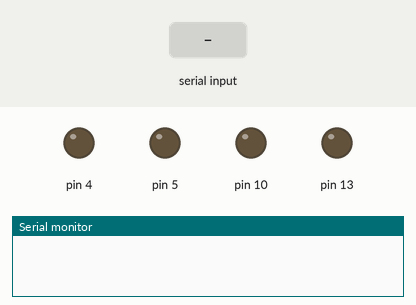
Simulated run of this sketch. Board: Arduino Uno, built with avr-gcc and run on an emulated ATmega328P. Parts: output pins drawn as LEDs (lit = HIGH), the last lines printed to the serial monitor. The inputs (shaded band) are chosen by the test bench.

Above: at 1.2 s.
1.3 s: "r" received over the second serial link
At 2.5 s:
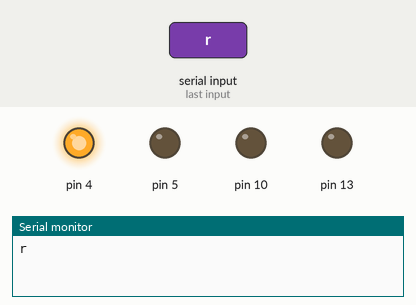
2.8 s: "b" received over the second serial link
At 3.7 s:
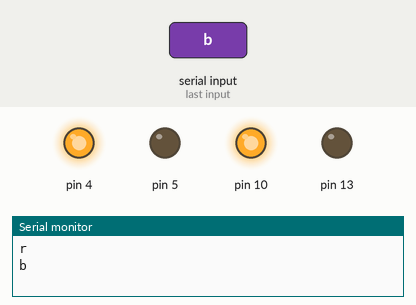
4.3 s: "g" received over the second serial link
At 4.9 s:
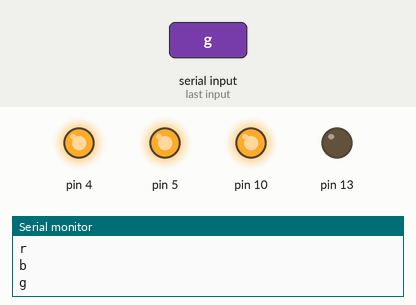
5.8 s: "y" received over the second serial link
At 7.0 s:
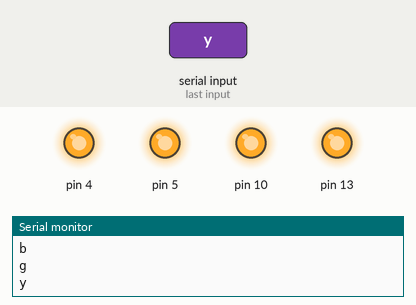
7.3 s: "r" received over the second serial link
At 8.3 s:
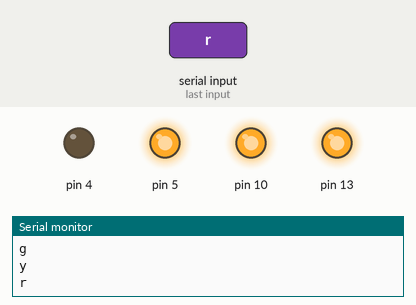
8.8 s: "b" received over the second serial link
At 9.5 s:
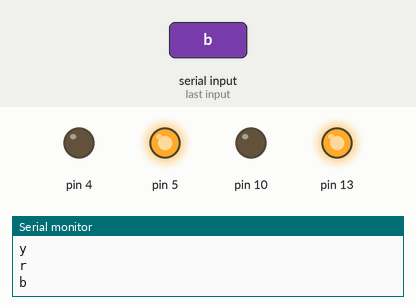
Timing chart, 0 to 11.3 s (numbered marks = the images above; inputs shaded):
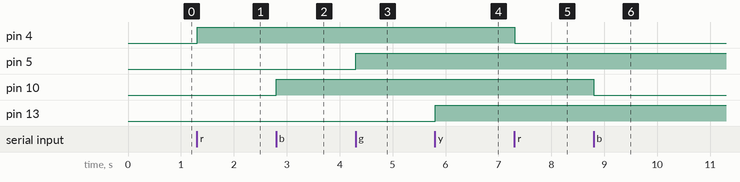

Measured:
- after the input at 1.3 s, pin 4: LOW → HIGH at once
- after the input at 2.8 s, pin 10: LOW → HIGH at once
- after the input at 4.3 s, pin 5: LOW → HIGH at once
- after the input at 5.8 s, pin 13: LOW → HIGH at once
- after the input at 7.3 s, pin 4: HIGH → LOW at once
- after the input at 8.8 s, pin 10: HIGH → LOW at once

The sketch:

XbeeLED.ino
```cpp
#include <SoftwareSerial.h>
#include <math.h>
// XBee's DOUT (TX) is connected to pin 2 (Arduino's Software RX)
// XBee's DIN (RX) is connected to pin 3 (Arduino's Software TX)
SoftwareSerial XBee(2, 3); // RX, TX

char *status_string;
int LED_array[4] = {0, 0, 0, 0};
/*
 * [0]: r
 * [1]: b
 * [2]: g
 * [3]: y
 */

void setup() {
  // put your setup code here, to run once:
  pinMode(4, OUTPUT); // r
  pinMode(5, OUTPUT); // g
  pinMode(10, OUTPUT); // b
  pinMode(13, OUTPUT); // y

  digitalWrite(4, LOW);
  digitalWrite(5, LOW);
  digitalWrite(10, LOW);
  digitalWrite(13, LOW);

  XBee.begin(9600);
  Serial.begin(9600);
  status_string = (char *) malloc(50*sizeof(char));

}

void loop() {

  char LED_color;
  if(XBee.available()) {
    LED_color = XBee.read();
    Serial.println(LED_color);

    switch (LED_color) {
      case 'r':
        LED_array[0] ^= 1;
        sprintf(status_string, "r:%d\n", LED_array[0]);
        XBee.write(status_string);
        digitalWrite(4, LED_array[0]); // r
        break;
      case 'b':
        LED_array[1] ^= 1;
        sprintf(status_string, "b:%d\n", LED_array[1]);
        XBee.write(status_string);
        digitalWrite(10, LED_array[1]); // b
        break;
      case 'g':
        LED_array[2] ^= 1;
        sprintf(status_string, "g:%d\n", LED_array[2]);
        XBee.write(status_string);
        digitalWrite(5, LED_array[2]); // g
        break;
      case 'y':
        LED_array[3] ^= 1;
        sprintf(status_string, "y:%d\n", LED_array[3]);
        XBee.write(status_string);
        digitalWrite(13, LED_array[3]); // y
        break;
      default:
        Serial.println("Error: unrecognized command");
        break;
    }
  }
}
```
